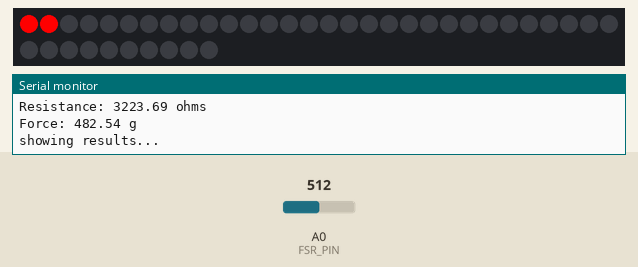
A sketch run on a simulated Arduino Uno, built with avr-gcc and run on an emulated ATmega328P. Shown: 40 RGB LEDs in strip order, left to right, continuing on the next row, the last lines printed to the serial monitor. Inputs (shaded band) come from the test bench; at power-on: A0 (FSR_PIN) = 512.

Above: at 5.9 s.
6.0 s: A0 (FSR_PIN) set to 1023
At 10.5 s:
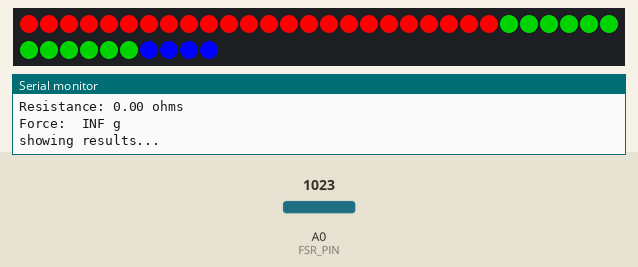
16.8 s: A0 (FSR_PIN) set to 900
27.0 s: A0 (FSR_PIN) set to 716
At 31.6 s:
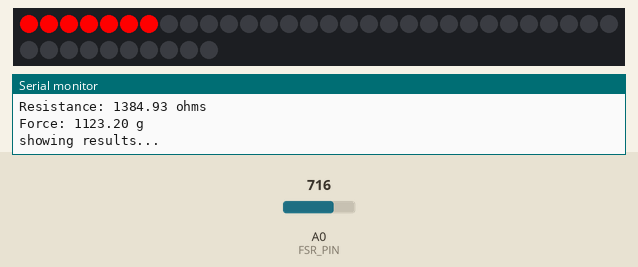
Timing chart, 0 to 33.1 s (numbered marks = the images above; inputs shaded):
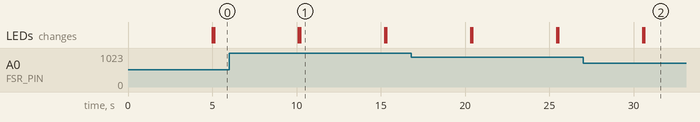

The sketch:

Wackamole.ino
```cpp
/******************************************************************************
  Force_Sensitive_Resistor_Example.ino
  Example sketch for SparkFun's force sensitive resistors
  (https://www.sparkfun.com/products/9375)
  Jim Lindblom @ SparkFun Electronics
  April 28, 2016

  Create a voltage divider circuit combining an FSR with a 3.3k resistor.
  - The resistor should connect from A0 to GND.
  - The FSR should connect from A0 to 3.3V
  As the resistance of the FSR decreases (meaning an increase in pressure), the
  voltage at A0 should increase.

  Development environment specifics:
  Arduino 1.6.7
******************************************************************************/
#include<FastLED.h>
#define NUM_LEDS 40
const int FSR_PIN = A0; // Pin connected to FSR/resistor divider

// Measure the voltage at 5V and resistance of your 3.3k resistor, and enter
// their value's below:
const float VCC = 4.98; // Measured voltage of Ardunio 5V line
const float R_DIV = 3230.0; // Measured resistance of 3.3k resistor
CRGBArray<NUM_LEDS> leds;
const int delayAfterForceInSeconds = 5;


void setup()
{
  Serial.begin(9600);
  FastLED.addLeds<NEOPIXEL, 7>(leds, NUM_LEDS);
  pinMode(FSR_PIN, INPUT);
}

void loop()
{
  int fsrADC = analogRead(FSR_PIN);
  // If the FSR has no pressure, the resistance will be
  // near infinite. So the voltage should be near 0.
  if (fsrADC > 30) // If the analog reading is non-zero
  {
    // Use ADC reading to calculate voltage:
    float fsrV = fsrADC * VCC / 1023.0;
    // Use voltage and static resistor value to
    // calculate FSR resistance:
    float fsrR = R_DIV * (VCC / fsrV - 1.0);
    Serial.println("Resistance: " + String(fsrR) + " ohms");
    // Guesstimate force based on slopes in figure 3 of
    // FSR datasheet:
    float force;
    float fsrG = 1.0 / fsrR; // Calculate conductance
    // Break parabolic curve down into two linear slopes:
    if (fsrR <= 600)
      force = (fsrG - 0.00075) / 0.00000032639;
    else
      force =  fsrG / 0.000000642857;
    Serial.println("Force: " + String(force) + " g");

    Serial.println();

    if (force < 200) {
      leds.fill_solid(CRGB::Black);
    }

    int threshold = 200;
    for (int i = 0 ; i < NUM_LEDS; i++) {
      threshold = threshold + 125; //
      if (force > threshold) {
        if (i > 35) {
          leds[i] = CRGB::Blue;
        }
        else if (i > 23) {
          leds[i] = CRGB::Green;
        } else {
          leds[i] = CRGB::Red;
        }
      } else {
        leds[i] = CRGB::Black;
      }

    }

    FastLED.show();

    //wait so we can see results for longer
    Serial.println("showing results...");
    delay(delayAfterForceInSeconds * 1000);
    Serial.println("done showing");
    //clear leds
    leds.fill_solid(CRGB::Black);
    FastLED.show();
    Serial.println("reset leds");
  }

  delay(100);
}
```

Measured:
- after the input at 6.0 s, the LEDs: first differ from a run without the input after 4.2 s (image 1)
- after the input at 27.0 s, the LEDs: first differ from a run without the input after 3.6 s (image 2)
- what the display in image 1 shows lasts 5.0 s, from 10.2 s to 15.2 s
